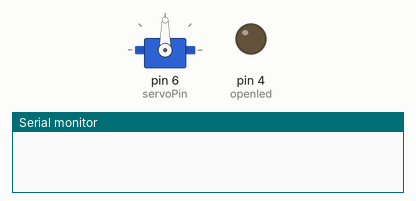
Simulated run of this sketch. Board: Arduino Uno, built with avr-gcc and run on an emulated ATmega328P. On the bench: servo, output pins drawn as LEDs (lit = HIGH), the last lines printed to the serial monitor.

Above: at 0.1 s.
At 50.1 s:
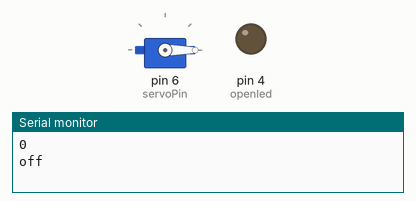
Timing chart, 0 to 51.6 s (numbered marks = the images above):
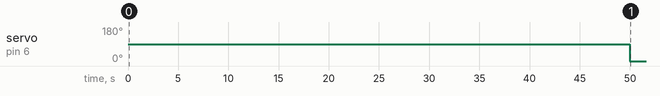

Measured:
- by itself, servo on pin 6 (servoPin): 90° → 0° at 50.0 s

The sketch:

eyestateswitch.ino
```cpp
/*******************************************************************
  SoftServo sketch for Adafruit Trinket.  Turn the potentiometer knob
  to set the corresponding position on the servo
  (0 = zero degrees, full = 180 degrees)

  Required library is the Adafruit_SoftServo library
  available at https://github.com/adafruit/Adafruit_SoftServo
  The standard Arduino IDE servo library will not work with 8 bit
  AVR microcontrollers like Trinket and Gemma due to differences
  in available timer hardware and programming. We simply refresh
  by piggy-backing on the timer0 millis() counter

  Required hardware includes an Adafruit Trinket microcontroller
  a servo motor or two, and a potentiometer (nominally 1Kohm to 100Kohm

  As written, this is specifically for the Trinket although it should
  be Gemma or other boards (Arduino Uno, etc.) with proper pin mappings

  Trinket:        USB+   Gnd   Pin #0  Pin #1  Pin #2 A1
  Connection:     Servo+  -   Servo1 Servo2   Potentiometer wiper

 *******************************************************************/
#include <Servo.h>

Servo myservo;
uint32_t next;
int pos = 0;
const int servoPin = 6;

const int buttonPin = 2;

const int openled = 4;

// variables will change:
int buttonState = 0;
bool state = false;

void setup() {
  Serial.begin(9600);
//  TIMSK0=0;
  myservo.attach(servoPin);
//  myservo.write(90);
  delay(50000);                    // Wait 15ms for the servo to reach the position
//  next = millis() + 500;

  // initialize the LED pin as an output:
  pinMode(openled, OUTPUT);

  // initialize the pushbutton pin as an input:
  pinMode(buttonPin, INPUT_PULLUP);


}

void loop()  {
  Serial.println(buttonState == HIGH);
  if (buttonState == HIGH && state == false) {
    Serial.println("set state to true");
    state = true;
    delay(200);
  } else if (buttonState == LOW && state == true) {
    Serial.println("set state to false");
    state = false;
    delay(200);
  }

  if (state == true) {
//    buttonState = digitalRead(buttonPin);
    Serial.println("on");
    // turn open LED on and closed LED off:
    digitalWrite(openled, HIGH);
    myservo.write(180); // tell servo to go to position
    Serial.println(myservo.read());
    delay(200);
  } else {
    // turn open LED off and closed LED on
    digitalWrite(openled, LOW);
    myservo.write(0);
    Serial.println("off");
    delay(200);
  }
}

// We'll take advantage of the built in millis() timer that goes off
// to keep track of time, and refresh the servo every 20 milliseconds
//volatile uint8_t counter = 0;
//SIGNAL(TIMER0_COMPA_vect) {
//  // this gets called every 2 milliseconds
//  counter += 2;
//  // every 20 milliseconds, refresh the servos!
//  if (counter >= 20) {
//    counter = 0;
//    myservo.refresh();
//  }
//}
```
